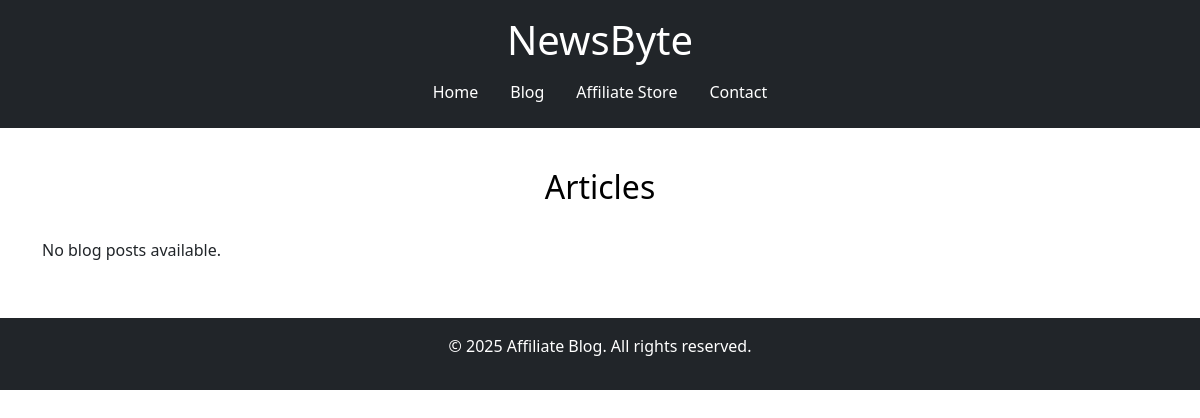
The app's page /, older data.
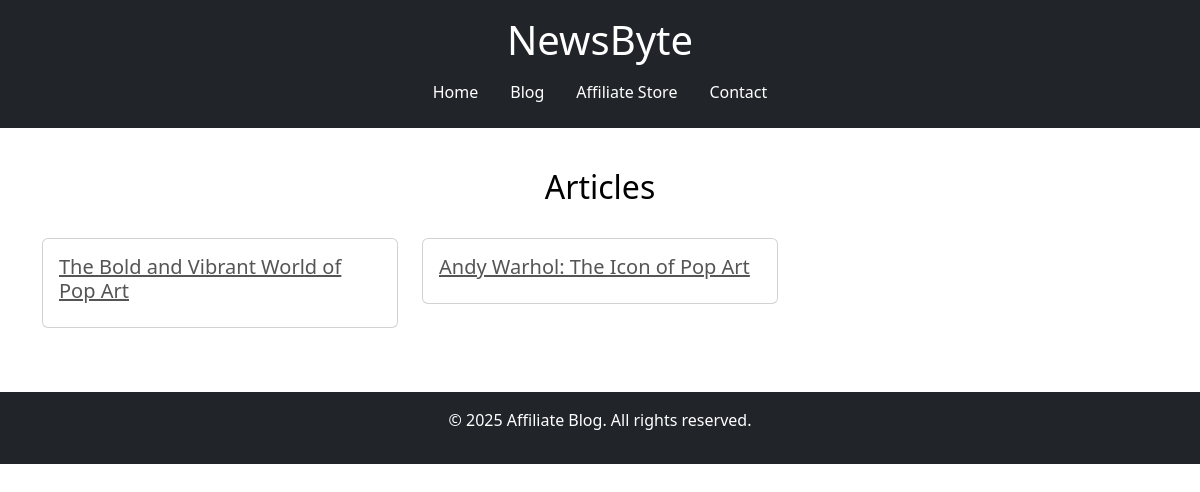
The same page, newer data.
### home/models.py (models this page shows, shortened)
class Post(models.Model):
    title = models.CharField(max_length=200)
    content = models.TextField()
    created_at = models.DateTimeField(auto_now_add=True)

### home/views.py (the view)
# urls.py: path('', home, name='home'),
def home(request):
    posts = Post.objects.all()  # Retrieve all posts from the database
    return render(request, 'home/home.html', {'posts': posts})

### home/templates/home/home.html (shortened to what this page needs)
{% load static %}
<!DOCTYPE html>
<html lang="en">
<head>
    <link rel="stylesheet" href="{% static '/css/style.css' %}">
    <link href="https://cdn.jsdelivr.net/npm/bootstrap@5.3.0/dist/css/bootstrap.min.css" rel="stylesheet">
</head>
<body>
    <header class="bg-dark text-white text-center py-3">
        <h1>NewsByte</h1>
        <nav>
            <ul class="nav justify-content-center">
                <li class="nav-item"><a class="nav-link text-white" href="{% url 'home' %}">Home</a></li>
                <li class="nav-item"><a class="nav-link text-white" href="blog.html">Blog</a></li>
                <li class="nav-item"><a class="nav-link text-white" href="store.html">Affiliate Store</a></li>
                <li class="nav-item"><a class="nav-link text-white" href="contact.html">Contact</a></li>
            </ul>
        </nav>
    </header>
<main>
    <h2 class="centre-header text-center">Articles</h2>
    <br>
    <div class="container">
        <div class="row">
            {% for post in posts %}
            <div class="col-md-4 mb-4">
                <div class="card">
                    <div class="card-body">
                        <h5 class="card-title">
                            <a href="{% url 'post_detail' post.id %}">{{ post.title }}</a>
                          </h5>
                    </div>
                </div>
            </div>
            {% empty %}
            <p>No blog posts available.</p>
            {% endfor %}
        </div>
    </div>
</main>
<footer class="bg-dark text-white text-center py-3">
    <p>&copy; 2025 Affiliate Blog. All rights reserved.</p>
</footer>
</body>
</html>

Row changes from the older to the newer data that the page shows:
added Post: title "The Bold and Vibrant World of Pop Art"
added Post: title "Andy Warhol: The Icon of Pop Art"
Text that changed along with them:
text no longer shown: "No blog posts available."
